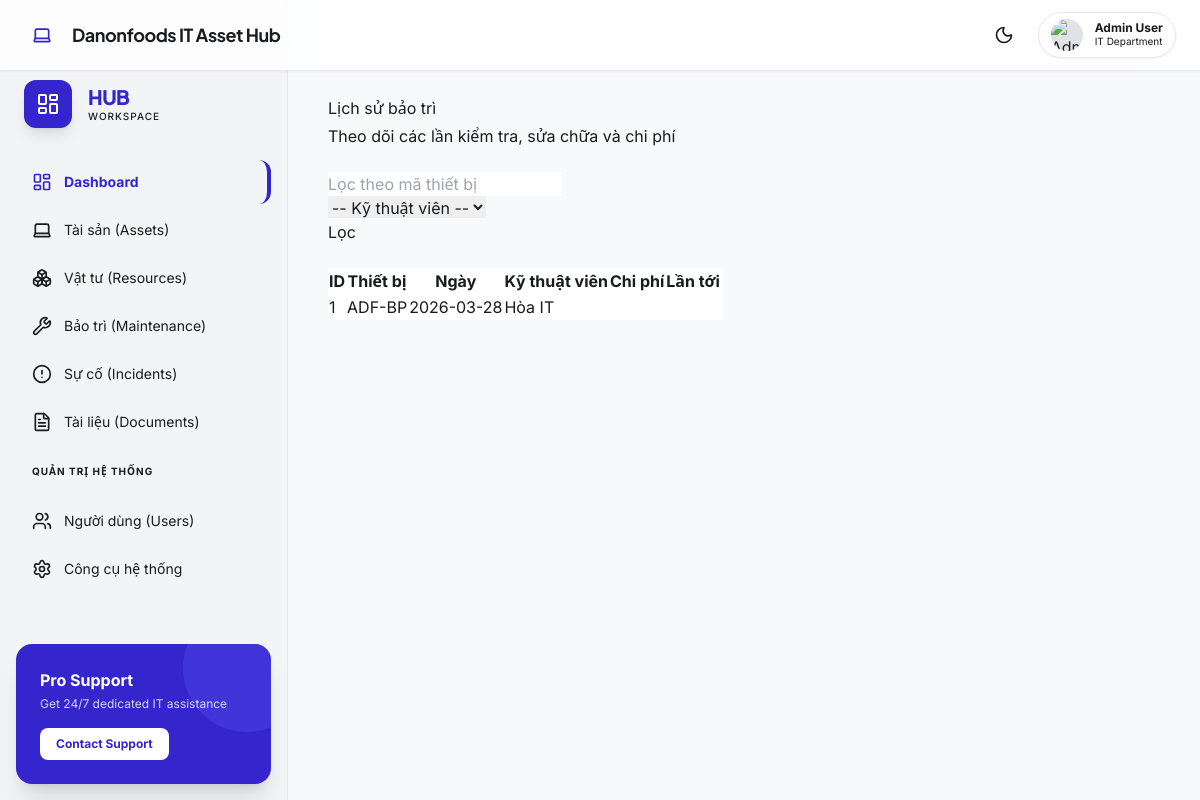
The page /maintenance/ (signed in) on the database its author committed.
### app/db/models/maintenance.py (models this page shows)
class Maintenance(Base):
    __tablename__ = 'maintenances'
    id: Mapped[int] = mapped_column(primary_key=True, index=True)
    asset_id: Mapped[int] = mapped_column(ForeignKey('assets.id'), index=True)
    maintenance_date: Mapped[date] = mapped_column(Date)
    description: Mapped[str] = mapped_column(Text)
    technician: Mapped[str | None] = mapped_column(String(120), nullable=True)
    result: Mapped[str | None] = mapped_column(Text, nullable=True)
    cost: Mapped[float | None] = mapped_column(Numeric(12, 2), nullable=True)
    next_maintenance_date: Mapped[date | None] = mapped_column(Date, nullable=True)
    asset = relationship('Asset', back_populates='maintenances')

### app/db/models/asset.py (models this page shows)
class Asset(Base):
    __tablename__ = 'assets'
    id: Mapped[int] = mapped_column(primary_key=True, index=True)
    asset_code: Mapped[str] = mapped_column(String(50), unique=True, index=True)
    asset_name: Mapped[str] = mapped_column(String(200))
    asset_type: Mapped[str] = mapped_column(String(50), index=True)
    model: Mapped[str | None] = mapped_column(String(120), nullable=True)
    serial_number: Mapped[str | None] = mapped_column(String(120), nullable=True)
    ip_address: Mapped[str | None] = mapped_column(String(50), nullable=True, index=True)
    department: Mapped[str | None] = mapped_column(String(120), nullable=True, index=True)
    assigned_user: Mapped[str | None] = mapped_column(String(120), nullable=True)
    assigned_at: Mapped[str | None] = mapped_column(String(25), nullable=True)
    unassigned_at: Mapped[str | None] = mapped_column(String(25), nullable=True)
    location: Mapped[str | None] = mapped_column(String(120), nullable=True)
    purchase_date: Mapped[str | None] = mapped_column(String(20), nullable=True)
    warranty_expiry: Mapped[str | None] = mapped_column(String(20), nullable=True)
    status: Mapped[str] = mapped_column(String(30), default='active')
    notes: Mapped[str | None] = mapped_column(Text, nullable=True)
    maintenances = relationship('Maintenance', back_populates='asset', cascade='all, delete-orphan')
    incidents = relationship('Incident', back_populates='asset', cascade='all, delete-orphan')
    assignments = relationship('AssetAssignment', back_populates='asset', cascade='all, delete-orphan', order_by='desc(AssetAssignment.assigned_at)')
    events = relationship('AssetEvent', back_populates='asset', cascade='all, delete-orphan', order_by='desc(AssetEvent.created_at)')

### app/routes/web/maintenance.py (the view)
@router.get('/', response_class=HTMLResponse)
@require_module_access('maintenance')
def maintenance_list(request: Request, technician: str | None = Query(default=None), asset_code: str | None = Query(default=None), db: Session = Depends(get_db), current_user=None):
    items = _filtered_maintenance(db, technician=technician, asset_code=asset_code)
    techs = sorted({i.technician for i in db.scalars(select(Maintenance)).all() if i.technician})
    return templates.TemplateResponse('maintenance/list.html', {'request': request, 'items': items, 'technician': technician or '', 'asset_code': asset_code or '', 'techs': techs, 'current_user': current_user})

### app/templates/maintenance/list.html (shortened to what this page needs)
{% extends 'base.html' %}
{% block content %}
<div class="d-flex justify-content-between align-items-center mb-3">
  <div>
    <h1 class="mb-1">Lịch sử bảo trì</h1>
    <div class="text-muted">Theo dõi các lần kiểm tra, sửa chữa và chi phí</div>
  </div>
</div>
<div class="card mb-3">
  <div class="card-body py-3">
    <form method="get" class="mb-0">
      <div class="row g-2 align-items-center">
        <div class="col-md-4"><input class="form-control" name="asset_code" value="{{ asset_code }}" placeholder="Lọc theo mã thiết bị"></div>
        <div class="col-md-4">
          <select class="form-select" name="technician">
            <option value="">-- Kỹ thuật viên --</option>
          </select>
        </div>
        <div class="col-md-2 d-grid"><button class="btn btn-dark">Lọc</button></div>
      </div>
    </form>
  </div>
</div>
<table class="table table-striped table-bordered bg-white">
  <thead><tr><th>ID</th><th>Thiết bị</th><th>Ngày</th><th>Kỹ thuật viên</th><th>Chi phí</th><th>Lần tới</th><th></th></tr></thead>
  <tbody>
  {% for item in items %}
    <tr>
      <td><a href="/maintenance/{{ item.id }}">{{ item.id }}</a></td>
      <td>{{ item.asset.asset_code if item.asset else '' }}</td>
      <td>{{ item.maintenance_date }}</td>
      <td>{{ item.technician or '' }}</td>
      <td>{{ item.cost or '' }}</td>
      <td>{{ item.next_maintenance_date or '' }}</td>
      <td>{% if current_user.can_edit_maintenance %}<a class="btn btn-sm btn-outline-primary" href="/maintenance/{{ item.id }}/edit">Cập nhật</a>{% endif %}</td>
    </tr>
  {% endfor %}
  </tbody>
</table>
{% endblock %}

### app/static/css/premium.css (style rules this page uses)
:root { --color-primary: #3525cd; --color-primary-container: #4f46e5; --color-surface: #f7f9fb; --color-surface-container-lowest: #ffffff; --color-surface-container-low: #f2f4f6; --color-surface-container-highest: #e0e3e5; --color-on-surface: #191c1e; --color-outline-variant: #c7c4d8; }

### rows shown on the page
Maintenance: id "1", asset "ADF-BP", maintenance_date "2026-03-28", technician "Hòa IT"
